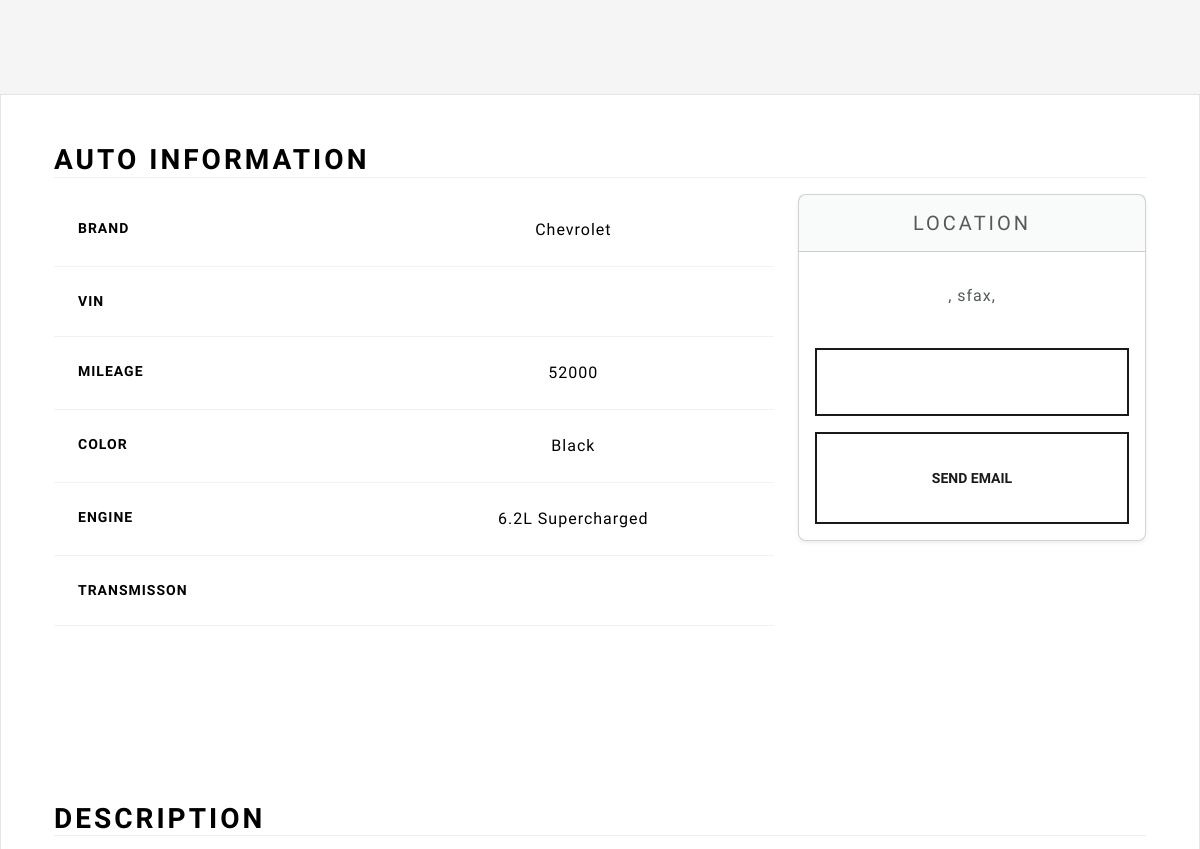
The app's page /listing/abb1b953-df42-4fc9-8c0f-9e89094118f7/ (signed in, middle part), older data.
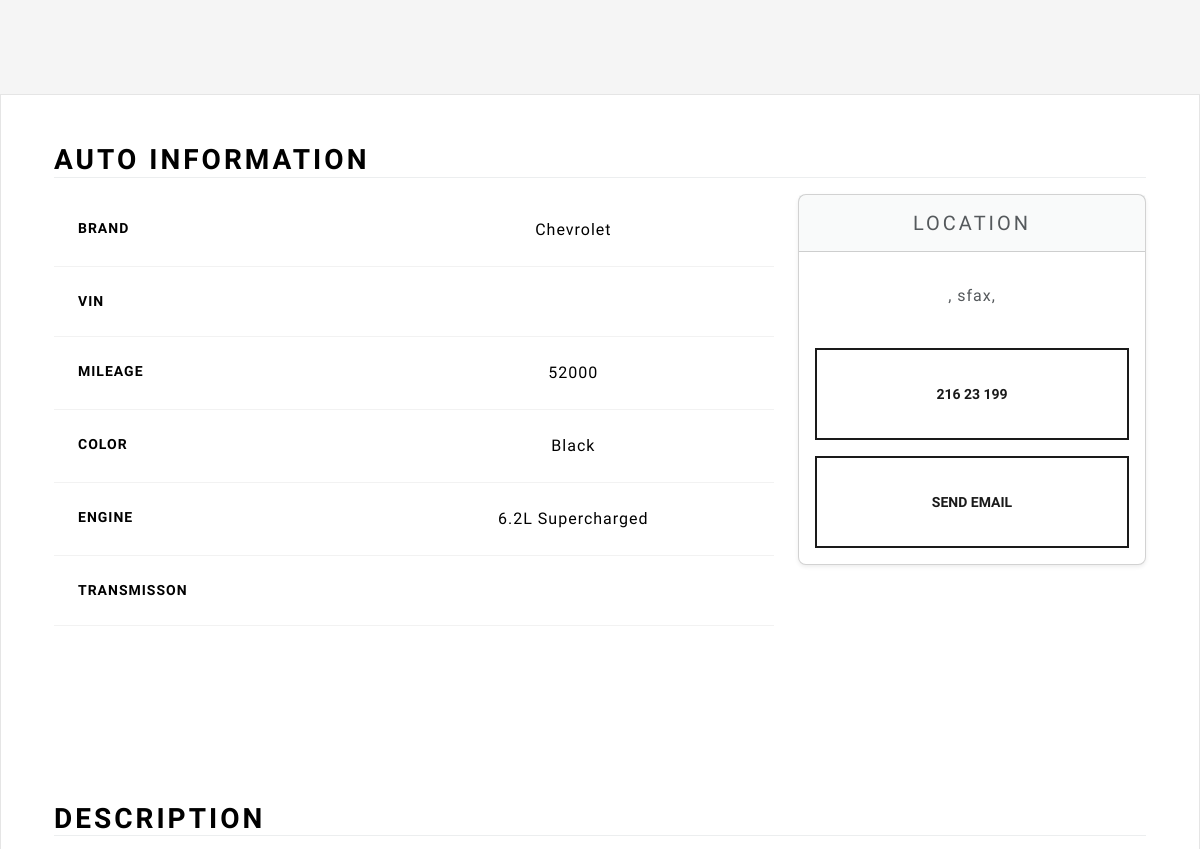
The same page, newer data.
### main/models.py (models this page shows, shortened)
class Listing(models.Model):
    id = models.UUIDField(primary_key=True, default=uuid.uuid4, unique=True, editable=False)
    created_at = models.DateTimeField(auto_now_add=True)
    updated_at = models.DateTimeField(auto_now=True)
    seller = models.ForeignKey(Profile, on_delete=models.CASCADE)
    brand = models.CharField(max_length=24,choices=CARS_BRANDS,default=None)
    model = models.CharField(max_length=17)
    vin= models.CharField(max_length=17)
    mileage = models.IntegerField(default=0)
    color = models.CharField(max_length=17)
    description = models.TextField()
    engine = models.CharField(max_length=17)
    transmission = models.CharField(max_length=17, choices = TRANSMISSION_OPTIONS, default=None)
    location = models.OneToOneField(Location,on_delete=models.SET_NULL,null=True)
    image = models.ImageField(upload_to=user_listing_path)

### users/models.py (models this page shows, shortened)
class Location(models.Model):
    address_1 = models.CharField(max_length=128, blank=True)
    address_2 = models.CharField(max_length=128, blank=True)
    city = models.CharField(max_length=84)
    state = models.CharField(max_length=20, choices=GOVERNORATE_CHOICES, default='sfax')

class Profile(models.Model):
    user = models.OneToOneField(User, on_delete=models.CASCADE)
    photo = models.ImageField(upload_to=user_directory_path, null=True)
    bio = models.CharField(max_length=140, blank=True)
    phone_number = models.CharField(max_length=12, blank=True)
    location = models.OneToOneField(
        Location, on_delete=models.SET_NULL, null=True)

### main/views.py (the view)
# urls.py: path('listing/<str:id>/', listing_view, name='listing'),
@login_required
def listing_view(request, id):
    try :
        listing = Listing.objects.get(id=id)
        if listing is None :
            raise Exception
        return render(request, 'views/lisitng.html', {'listing' : listing})
    except Exception as e :
        messages.error(request,f'invalid uid {id} was provided for listings')
        return redirect('home')

### main/templates/views/lisitng.html (shortened to what this page needs)
{% extends 'base/base.html' %}
{% load static%}
{% block 'body' %}
<main>
    <section class="container col-xxl-8 px-4 py-5" style="border:2px">
        <div class="row flex-lg-row-reverse align-items-center g-5 py-5">
        </div>
    </section>
    <div class="bg-light">
        <div class="container px-4 py-5">
            <h2 class="mb-3 border-bottom" style="color: black">Auto Information</h2>
            <div class="row row-cols-1 row-cols-md-3 mb-3 text-center">
                <div class="col-lg-8">
                    <div class="table-responsive">
                        <table class="table text-center">
                            <tbody>
                                <tr>
                                    <th scope="row" class="text-start">Brand</th>
                                    <td> {{listing.brand|capfirst }}</td>
                                </tr>
                                <tr>
                                    <th scope="row" class="text-start">Vin</th>
                                    <td> {{listing.vin }}</td>
                                </tr>
                                <tr>
                                    <th scope="row" class="text-start">Mileage</th>
                                    <td> {{listing.mileage }}</td>
                                </tr>
                                <tr>
                                    <th scope="row" class="text-start">Color</th>
                                    <td> {{listing.color }}</td>
                                </tr>
                                <tr>
                                    <th scope="row" class="text-start">Engine</th>
                                    <td> {{listing.engine }}</td>
                                </tr>
                                <tr>
                                    <th scope="row" class="text-start">Transmisson</th>
                                    <td> {{listing.transmisson|capfirst }}</td>
                                </tr>
                            </tbody>
                        </table>
                    </div>
                </div>
                <div class="col-lg-4">
                    <div class="card mb-4 rounded-3 shadow-sm">
                        <div class="card-header py-3">
                            <h4 class="my-0 fw-normal">Location</h4>
                        </div>
                        <div class="card-body">
                            <ul class="list-unstyled mt-3 mb-4">
                                <li>{{ listing.location.city }}, {{ listing.location.state }},
                                    {{listing.location.zip_code }} </li>
                            </ul>
                            <button
                                class="w-100 btn btn-lg btn-outline-primary my-3">{{listing.seller.phone_number}}</button>
                            <button id="sendEmail" class="w-100 btn btn-lg btn-outline-primary">Send Email</button>
                        </div>
                    </div>
                </div>
            </div>
        </div>
        <div class="container px-4 py-5">
            <div class="row g-4 py-5">
                <div class="col d-flex align-items-start">
                    <div>
                        <h2 class="mb-3 border-bottom" style="color: black">Description</h2>
                    </div>
                </div>
            </div>
        </div>
    </div>
</main>
{% endblock %}

Row changes from the older to the newer data that the page shows:
changed through a linked row, Listing "Chevrolet": seller.phone_number (not shown) → "216 23 199"
